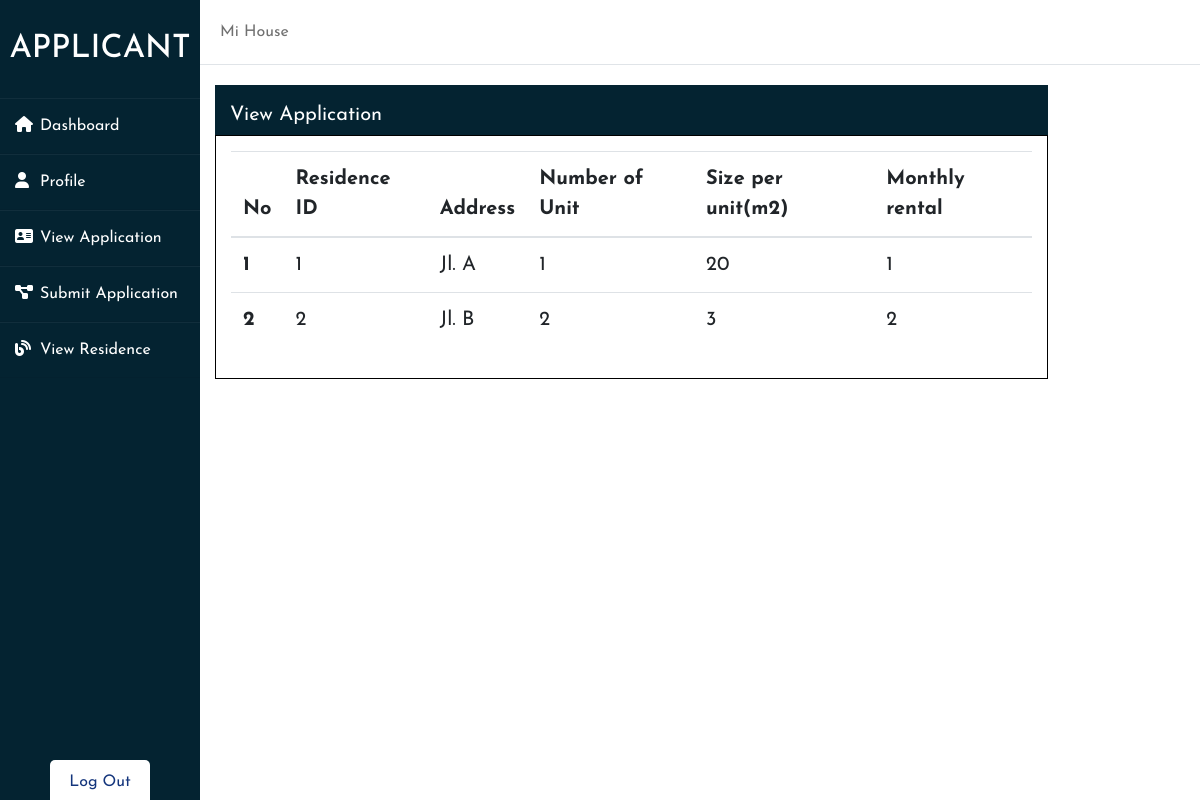
Screenshot of /Dashboard/ApplicantAppView.php with the database file from the repository.
### tables this page shows
CREATE TABLE IF NOT EXISTS `application` (
`application_id` int(10) NOT NULL,
  `name` varchar(30) NOT NULL,
  `applicant_id` int(10) DEFAULT NULL,
  `username` varchar(100) DEFAULT NULL,
  `residence_id` int(10) DEFAULT NULL,
  `staff_id` int(10) DEFAULT NULL,
  `applicationDate` varchar(20) DEFAULT NULL,
  `requiredMonth` varchar(120) DEFAULT NULL,
  `requiredYear` varchar(120) DEFAULT NULL,
  `status` varchar(120) DEFAULT NULL
);

CREATE TABLE IF NOT EXISTS `residences` (
`id_r` int(11) NOT NULL,
  `applicant_id` int(30) NOT NULL,
  `residence_Id` int(10) NOT NULL,
  `staff_id` int(10) NOT NULL,
  `address` varchar(120) NOT NULL,
  `numUnits` int(120) NOT NULL,
  `sizePerUnit` decimal(21,0) NOT NULL,
  `monthlyRental` decimal(21,0) NOT NULL
);

### Dashboard/ApplicantAppView.php (the view, shortened to what this page needs)
<?php
    require '../koneksi.php';
?>
<!DOCTYPE html>
<html lang="en">
<head>
	<link rel="stylesheet" href="styleApplicantDashboard.css">
	<link rel="stylesheet" href="../bootstrap-4.4.1-dist/css/bootstrap.css">
	<link rel="stylesheet" href="../bootstrap-4.4.1-dist/css/bootstrap.min.css">
</head>
<body>
<div class="wrapper">
    <div class="sidebar">
        <h2>Applicant</h2>
        <ul>
            <li><a href="ApplicantAppDashboard.php"><i class="fas fa-home"></i>Dashboard</a></li>
            <li><a href="ApplicantAppProfile.php"><i class="fas fa-user"></i>Profile</a></li>
            <li><a href="ApplicantAppView.php"><i class="fas fa-address-card"></i>View Application</a></li>
            <li><a href="ApplicantAppForm.php"><i class="fas fa-project-diagram"></i>Submit Application</a></li>
            <li><a href="ApplicantViewResidence.php"><i class="fas fa-blog"></i>View Residence</a></li>
        </ul>
        <div class="social_media">
          <a href="../index.php" style="width: 100px;">Log Out</a>
      </div>
    </div>
    <div class="main_content">
        <div class="header">Mi House</div>
		<div class="col-lg-10 col-sm-12" style="margin-left: 15px;height: 50px;background-color: #042331;color:white;padding: 15px;font-size: 20px;">
           View Application
        </div>
        <div class="col-lg-10 col-sm-12" style="margin-left: 15px;border:1px solid black;padding: 15px;font-size: 20px;">
           <div class="table-responsive">
				  <table class="table">
					  <thead>
						<tr>
						  <th scope="col">No</th>
						  <th scope="col">Residence ID</th>
						  <th scope="col">Address</th>
						  <th scope="col">Number of Unit</th>
						  <th scope="col">Size per unit(m2)</th>
						  <th scope="col">Monthly rental</th>
						</tr>
					  </thead>
					  <tbody>
						<?php
							$i = 1;
							$select = "select * from application a inner join residences b on a.applicant_id=b.applicant_id
										inner join allocation c on a.application_id = c.application_id where a.staff_id = b.staff_id";
							$select_query = mysqli_query($db, $select);
							while($select_result = mysqli_fetch_array($select_query))
							{
							$residence_Id = $select_result['residence_Id'];
							$address = $select_result['address'];
							$numUnits = $select_result['numUnits'];
							$sizePerUnit = $select_result['sizePerUnit'];
							$monthlyRental = $select_result['monthlyRental'];
						?>
						<tr>
						  <th scope="row"><?php echo $i++; ?></th>
						  <td><?php echo $residence_Id;?></td>
						  <td><?php echo $address; ?></td>
						  <td><?php echo $numUnits; ?></td>
						  <td><?php echo $sizePerUnit; ?></td>
						  <td><?php echo $monthlyRental; ?></td>
						</tr>
						<?php
							}
						?>
					  </tbody>
					</table>
				</div>
        </div>
    </div>
</div>
</body>
</html>

### Dashboard/styleApplicantDashboard.css (style rules this page uses)
* { margin: 0; padding: 0; box-sizing: border-box; list-style: none; text-decoration: none; font-family: 'Josefin Sans', sans-serif; }
body { background-color: #f3f5f9; }
.wrapper { display: flex; position: relative; }
.wrapper .sidebar { width: 200px; height: 100%; background: #042331; padding: 30px 0px; position: fixed; }
.wrapper .sidebar h2 { color: #fff; text-transform: uppercase; text-align: center; margin-bottom: 30px; }
.wrapper .sidebar ul li { padding: 15px; border-bottom: 1px solid #bdb8d7; border-bottom: 1px solid rgba(0,0,0,0.05); border-top: 1px solid rgba(255,255,255,0.05); }
.wrapper .sidebar ul li a { color: #fff; display: block; }
.wrapper .sidebar ul li a .fas { width: 25px; }
.wrapper .sidebar .social_media { position: absolute; bottom: 0; left: 50%; transform: translateX(-50%); display: flex; }
.wrapper .sidebar .social_media a { display: block; width: 40px; background: #fff; height: 40px; line-height: 45px; text-align: center; margin: 0 5px; color: #14357C; border-top-left-radius: 5px; border-top-right-radius: 5px; }
.wrapper .main_content { width: 100%; margin-left: 200px; }
.wrapper .main_content .header { padding: 20px; background: #fff; color: #717171; border-bottom: 1px solid #e0e4e8; }

### rows the page displays
application: residence.residence_Id "1", residence.address "Jl. A", residence.numUnits "1", residence.sizePerUnit "20", residence.monthlyRental "1"
application: residence.residence_Id "2", residence.address "Jl. B", residence.numUnits "2", residence.sizePerUnit "3", residence.monthlyRental "2"
